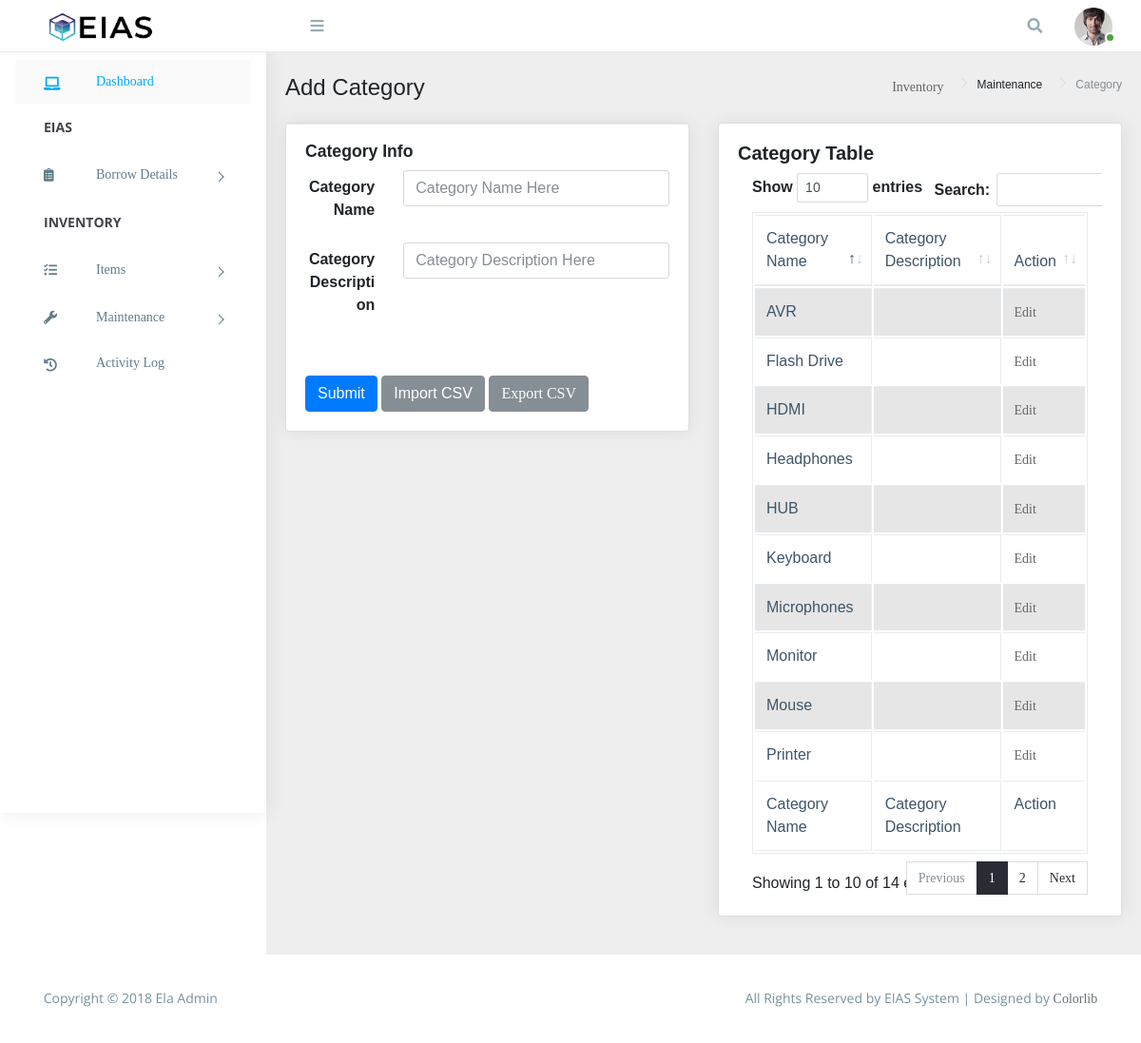
The app's page /category.php (signed in) with its own data.
### tables this page shows
CREATE TABLE `tbl_category` (
  `category_id` int(11) NOT NULL,
  `category_name` varchar(255) NOT NULL,
  `category_description` varchar(255) NOT NULL,
  `timestamp` timestamp NOT NULL DEFAULT current_timestamp()
);

### category.php (the view, shortened to what this page needs)
<!doctype html>
 <html class="no-js" lang="">
<?php
include('functions/config.php');
include('nav.php');
include('sidebar.php');
?>
<body>
        <div class="page-wrapper">
            <div class="page-breadcrumb">
                <div class="row">
                    <div class="col-12 d-flex no-block align-items-center">
                        <h4 class="page-title">Add Category</h4>
                        <div class="ms-auto text-end">
                            <nav aria-label="breadcrumb">
                                <ol class="breadcrumb">
                                    <li class="breadcrumb-item"><a href="index.php">Inventory</a></li>
                                    <li class="breadcrumb-item" aria-current="page">Maintenance</li>
                                    <li class="breadcrumb-item active" aria-current="page">Category</li>
                                </ol>
                            </nav>
                        </div>
                    </div>
                </div>
            </div>
            <div class="container-fluid">
                <div class="row">
                    <div class="col-md-6">
                        <div class="card">
                            <?php
                                if(@$_GET['categoryid'] != ''){
                                    ?>
                                    <form class="form-horizontal" method="post" action="functions/updateCategory.php">
                                        <div class="card-body">
                                            <?php
                                            if(@$_GET['error'] == 1){
                                                ?>
                                                <div style="color: green;"><center><?php echo @$_GET['messsage'] ?></center></div>
                                                <?php
                                            }else{
                                                ?>
                                                <div style="color: red;"><center><?php echo @$_GET['messsage'] ?></center></div>
                                                <?php
                                            }
                                            ?>
                                            <?php
                                            $uid = $_GET['categoryid'];
                                            $query = "SELECT * FROM `tbl_category` WHERE category_id=$uid";
                                            $result = $con->query($query);
                                            $dataRow = $result->fetch_assoc();
                                            ?>
                                            <input type="hidden" class="form-control" name="uid" value="<?php echo $dataRow['category_id']; ?>">
                                            <h4 class="card-title">Category Info</h4>
                                            <div class="form-group row">
                                                <label for="fname"
                                                    class="col-sm-3 text-end control-label col-form-label">Category Name</label>
                                                <div class="col-sm-9">
                                                    <input type="text" class="form-control" id="bname"
                                                        placeholder="Category Name Here" name="cname" value="<?php echo $dataRow['category_name']; ?>">
                                                </div>
                                            </div>
                                            <div class="form-group row">
                                                <label for="lname" class="col-sm-3 text-end control-label col-form-label">Category Description</label>
                                                <div class="col-sm-9">
                                                    <input type="text" class="form-control" id="bdescription"
                                                        placeholder="Category Description Here" name="cdescription" value="<?php echo $dataRow['category_description']; ?>">
                                                </div>
                                            </div>
                                        </div>
                                        <div class="border-top">
                                            <div class="card-body">
                                                <button type="submit" class="btn btn-primary">Update</button>
                                            </div>
                                        </div>
                                    </form>
                                    <?php
                                }else{
                                    ?>
                                    <form class="form-horizontal" method="post" action="functions/addCategory.php">
                                        <div class="card-body">
                                            <h4 class="card-title">Category Info</h4>
                                            <div class="form-group row">
                                                <label for="fname"
                                                    class="col-sm-3 text-end control-label col-form-label">Category Name</label>
                                                <div class="col-sm-9">
                                                    <input type="text" class="form-control" id="bname"
                                                        placeholder="Category Name Here" name="cname">
                                                </div>
                                            </div>
                                            <div class="form-group row">
                                                <label for="lname" class="col-sm-3 text-end control-label col-form-label">Category Description</label>
                                                <div class="col-sm-9">
                                                    <input type="text" class="form-control" id="bdescription"
                                                        placeholder="Category Description Here" name="cdescription">
                                                </div>
                                            </div>
                                        </div>
                                        <div class="border-top">
                                            <div class="card-body">
                                                <button type="submit" class="btn btn-primary">Submit</button>
                                                <button type="button" class="btn btn-secondary" data-toggle="modal" data-target="#exampleModal">
                                                Import CSV
                                                </button>
                                                <a href="functions/exportCategory.php" <button type="submit" class="btn btn-secondary">Export CSV</button></a>
                                            </div>
                                        </div>
                                    </form>
                                    <?php
                                }
                            ?>
                        </div>
                    </div>
                    <div class="col-md-6">
                        <div class="card">
                            <div class="card-body">
                                <h5 class="card-title">Category Table</h5>
                                <div class="table-responsive">
                                    <table id="zero_config" class="table table-striped table-bordered">
                                        <thead>
                                            <tr>
                                                <th>Category Name</th>
                                                <th>Category Description</th>
                                                <th>Action</th>
                                            </tr>
                                        </thead>
                                        <tbody>
                                            <?php
                                            $query = "SELECT * FROM `tbl_category`";
                                            $result = $con->query($query);
                                            while($row = $result->fetch_assoc()){
                                                ?>
                                                <tr>
                                                    <td><?php echo $row['category_name']; ?></td>
                                                    <td><?php echo $row['category_description']; ?></td>
                                                    <td><a href="category.php?categoryid=<?php echo $row['category_id']; ?>">Edit</a></td>
                                                </tr>
                                                <?php
                                            }
                                            ?>
                                        </tbody>
                                        <tfoot>
                                            <tr>
                                                <th>Category Name</th>
                                                <th>Category Description</th>
                                                <th>Action</th>
                                            </tr>
                                        </tfoot>
                                    </table>
                                </div>
                            </div>
                        </div>
                    </div>
                </div>
            </div>
        </div>
    </div>
        <footer class="site-footer">
            <div class="footer-inner bg-white">
                <div class="row">
                    <div class="col-sm-6">
                        Copyright &copy; 2018 Ela Admin
                    </div>
                    <div class="col-sm-6 text-right">
                    All Rights Reserved by EIAS System | Designed by <a href="https://colorlib.com">Colorlib</a>
                    </div>
                </div>
            </div>
        </footer>
</body>
</html>

### assets/css/style.css (style rules this page uses)
.bg-white { background-color: #fff; }
body { display: table; font-family: "Open Sans", sans-serif; font-size: 16px; width: 100%; }
a, button { text-decoration: none; outline: none !important; color: #878787; -webkit-transition: all 0.25s ease; transition: all 0.25s ease; }
h1, h2, h3, h4, h5, h6 { margin: 0; }
h5 { font-size: 1em; }
ul, ol { padding-left: 0; }
.btn, button, input, textarea { -webkit-box-shadow: none; box-shadow: none; outline: 0 !important; }
.btn { border-radius: 3px; }
.card { margin-bottom: 1.875em; border-radius: 5px; padding: 0; border: 0px solid transparent; -webkit-box-shadow: 0 0 20px rgba(0, 0, 0, 0.08); box-shadow: 0 0 20px rgba(0, 0, 0, 0.08); }
.card .card-body { float: left; padding: 1.25em; position: relative; width: 100%; }
.card h4 { font-size: 1.1rem; }
.btn, .button { display: inline-block; font-weight: 400; text-align: center; white-space: nowrap; vertical-align: middle; -webkit-transition: all .15s ease-in-out; transition: all .15s ease-in-out; border-radius: 3; cursor: pointer; }
footer.site-footer { padding: 0 1.875em; }
footer.site-footer .footer-inner { color: #78909c; font-family: 'Open Sans'; font-size: 14px; line-height: 1.5; padding: 2.45em 1.125em; }
footer.site-footer .footer-inner a { color: #6a7074; }
@media (max-width: 1368px) { .card-body { padding: 15px; } }

### records on screen
tbl_category: category_name "Keyboard"
tbl_category: category_name "HDMI"
tbl_category: category_name "Mouse"
tbl_category: category_name "Monitor"
tbl_category: category_name "AVR"
tbl_category: category_name "Microphones"
tbl_category: category_name "Headphones"
tbl_category: category_name "Printer"
tbl_category: category_name "Flash Drive"
tbl_category: category_name "HUB"
